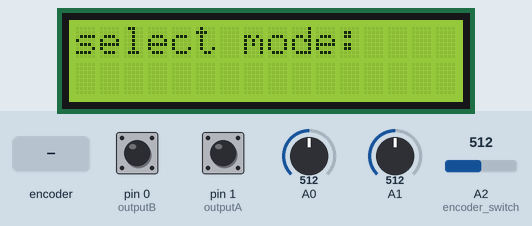
The sketch below on a simulated Arduino Uno, built with avr-gcc and run on an emulated ATmega328P. Parts: 16×2 character LCD. The test bench sets the inputs (shaded band); at power-on: A0 = 512, A1 = 512, pin 0 (outputB) HIGH, pin 1 (outputA) HIGH, A2 (encoder_switch) = 512.

Above: at 1.2 s.
1.3 s: A0 set to 492
3.0 s: rotary encoder on pin 1 (outputA) / pin 0 (outputB) turned 3 steps (first pin leading)
At 4.5 s:
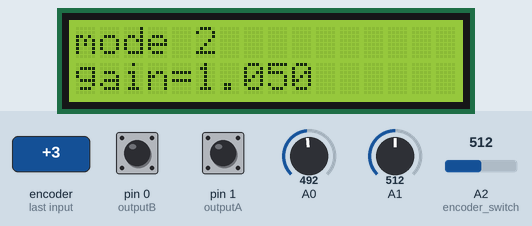
5.1 s: A0 set to 511
At 5.41 s:
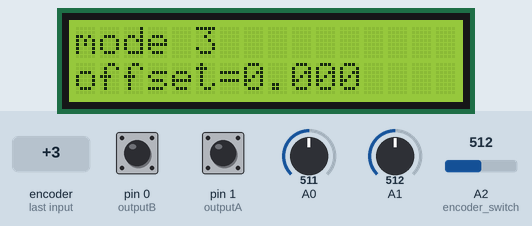
7.0 s: A1 set to 716
At 7.67 s:
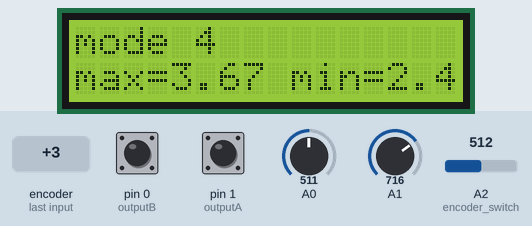
9.0 s: A1 set to 900
At 10.14 s:
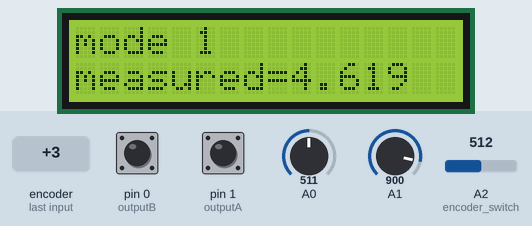
12.1 s: A0 set to 306
At 13.3 s:
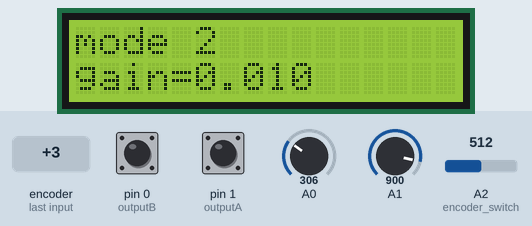
Timing chart, 0 to 15.1 s (numbered marks = the images above; inputs shaded):
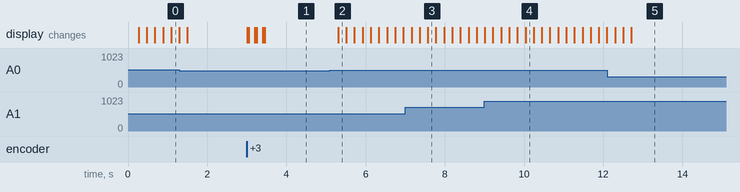

Measured:
- after the input at 3.0 s, the display: first changes at once (image 1 shows a later state)
- after the input at 5.1 s, the display: changes after 0.21 s (image 2)

The sketch:

final.ino
```cpp
#include <LiquidCrystal.h>
LiquidCrystal lcd (8, 9, 4, 5, 6, 7);

#define right  0
#define left   1
#define up     2
#define down   3
#define select 4
#define none   5

#define encoder_switch 2
#define outputA 1
#define outputB 0

int aState, aLastState, Read;
int comp = 0;
unsigned long encoder_delay = 0;

float lcd_key = 0, measured = 0.0, max = 0, min = 5, gain = 1, offset = 0, pot_reading = 0.0;
int option_counter = 0, f_tuning = 0, A_state, A_last_state, B_state;

int lcd_key_reading();
double Rotary_Encoder(float counter, float upper_limit, float lower_limit);

void setup() {
  pinMode(A0, INPUT);
  pinMode(A1, INPUT);
  lcd.begin(16, 2);
  A_last_state = digitalRead(outputA);
}

void loop() {
  lcd_key = lcd_key_reading();
  pot_reading = analogRead(A1) * 5.0 / 1023;
  measured = (pot_reading + offset) * gain;
  A_state = digitalRead(outputA);
  B_state = digitalRead(outputB);

  if (lcd_key == right) {
    f_tuning++;
    delay(500);
    if (f_tuning > 1) {
      f_tuning = 0;
    }
  }

  if (lcd_key == select) {
    option_counter++;
    delay(200);
    lcd.clear();
    if (option_counter > 4) {
      option_counter = 0;
    }
  }

  switch (option_counter) {
    case 0:
      lcd.setCursor(0, 0);
      lcd.print("select mode:");
      lcd.setCursor(0, 1);
      break;

    case 1:
      lcd.setCursor(0, 0);
      lcd.print("mode 1");
      lcd.setCursor(0, 1);
      lcd.print("measured=");
      lcd.print(measured, 3);
      break;

    case 2:
      gain = Rotary_Encoder(gain, 99.9, 0.01);
      if (lcd_key == up) {
        if (f_tuning == 0) {
          gain += 1;
        } else {
          gain += 0.01;
        }
        delay(200);
        if (gain > 99.9) {
          gain = 99.9;
        }
      }
      if (lcd_key == down) {
        if (f_tuning == 0) {
          gain -= 1;
        } else {
          gain -= 0.01;
        }
        delay(200);
        if (gain < 0.01) {
          gain = 0.01;
        }
      }
      lcd.setCursor(0, 0);
      lcd.print("mode 2 ");
      lcd.setCursor(0, 1);
      lcd.print("gain=");
      lcd.print(gain, 3);
      break;

    case 3:
      offset = Rotary_Encoder(offset, 2.5, -2.5);
      if (lcd_key == up) {
        if (f_tuning == 0) {
          offset += 0.25;
        } else {
          offset += 1;
        }
        delay(200);
        if (offset > 2.5) {
          offset = 2.5;
        }
      }
      if (lcd_key == down) {
        if (f_tuning == 0) {
          offset -= 0.25;
        } else {
          offset -= 1;
        }
        delay(200);
        if (offset < -2.5) {
          offset = -2.5;
        }
      }
      lcd.setCursor(0, 0);
      lcd.print("mode 3 ");
      lcd.setCursor(0, 1);
      lcd.print("offset=");
      lcd.print(offset, 3);
      break;

    case 4:
      if (measured > max) {
        max = measured;
      }
      if (measured < min) {
        min = measured;
      }
      if (lcd_key == left) {
        max = 0;
        min = 5;
      }
      lcd.setCursor(0, 0);
      lcd.print("mode 4");
      lcd.setCursor(0, 1);
      lcd.print("max=");
      lcd.print(max);
      lcd.print(" min=");
      lcd.print(min);
      break;
  }
}

int lcd_key_reading() {
  int Button_reading = analogRead(A0);

  if (Button_reading > 950) return none;
  if (Button_reading < 50) return right;
  if (Button_reading < 195) return up;
  if (Button_reading < 380) return down;
  if (Button_reading < 500) return left;
  if (Button_reading < 750) return select;
  return none;
}

double Rotary_Encoder(float counter, float upper_limit, float lower_limit) {
  float step;
  if ((millis() - encoder_delay) > 170) {
    Read = analogRead(encoder_switch);
    encoder_delay = millis();
  }
  if (Read < 50) {
    comp += 1;
  }
  if (comp == 4) {
    comp = 0;
  }
  Read = 100;
  switch (comp) {
    case 0:
      step = 0.01;
      break;
    case 1:
      step = 0.1;
      break;
    case 2:
      step = 1;
      break;
    case 3:
      step = 10;
      break;
  }

  aState = digitalRead(outputA);
  if (aState != aLastState) {
    if ((digitalRead(outputB) != aState) && (counter < upper_limit)) {
      counter += step;
    } else if (counter > lower_limit) {
      counter -= step;
    }
  }
  aLastState = aState;
  if (counter > upper_limit) {
    counter = upper_limit;
  }
  if (counter < lower_limit) {
    counter = lower_limit;
  }
  return counter;
}
```
